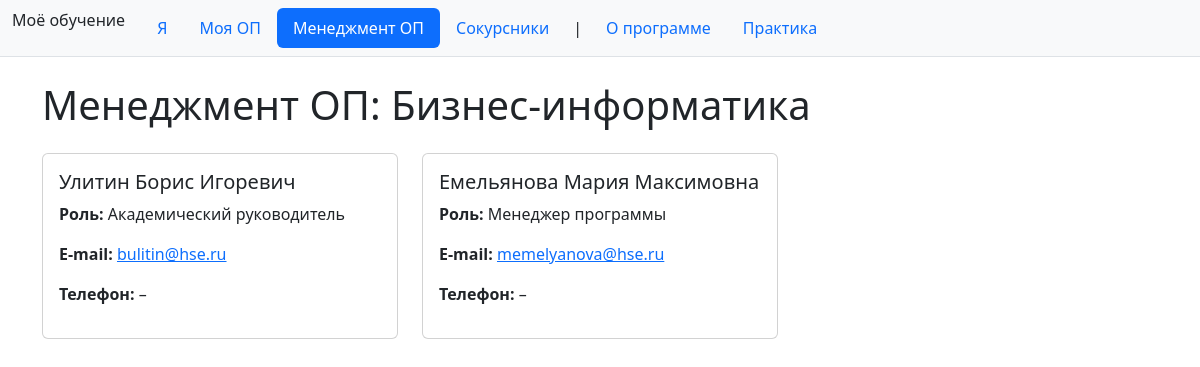
The app's page /my-education/program/staff/ with its own data.
### my_education/models.py (models this page shows, shortened)
class GenericPage(models.Model):
    page_slug = models.SlugField(
        "Уникальный слаг",
        max_length=100,
        unique=True,
        help_text="URL: /my-education/page/<page_slug>/"
    )
    page_title = models.CharField("Заголовок страницы", max_length=200)
    menu_label = models.CharField(
        "Название в навигации",
        max_length=100,
        blank=True,
        help_text="Если пусто или menu_order=0 → не показывать в меню"
    )
    menu_order = models.IntegerField(
        "Позиция в навигации",
        default=0,
        help_text=">0 → показывать; чем выше число, тем раньше в меню"
    )
    content_html = models.TextField(
        "HTML-контент страницы",
        default="<p>Здесь ваш HTML-контент</p>"
    )
    updated_at = models.DateTimeField("Последнее изменение", auto_now=True)
    class Meta:
        verbose_name = "Универсальная страница"
        verbose_name_plural = "Универсальные страницы"
        ordering = ["-menu_order", "page_title"]
    def get_absolute_url(self):
        return reverse("my_education:generic_page", kwargs={"page_slug": self.page_slug})

class Program(models.Model):
    title = models.CharField("Название ОП", max_length=300)
    link = models.URLField("Ссылка на сайт ОП", blank=True)
    description = models.TextField("Что я буду изучать", blank=True)
    skills = models.TextField("Чему научусь", blank=True)
    advantages = models.TextField("Преимущества программы", blank=True)
    prospects = models.TextField("Перспективы после обучения", blank=True)
    class Meta:
        verbose_name = "Образовательная программа"
        verbose_name_plural = "Образовательные программы"

class ProgramStaff(models.Model):
    ROLE_HEAD = "head"
    ROLE_MANAGER = "manager"
    ROLE_CHOICES = [
        (ROLE_HEAD, "Академический руководитель"),
        (ROLE_MANAGER, "Менеджер программы"),
    ]
    program = models.ForeignKey(
        Program,
        on_delete=models.CASCADE,
        verbose_name="Программа",
        related_name="staff"
    )
    full_name = models.CharField("ФИО", max_length=200)
    email = models.EmailField("E-mail")
    phone = models.CharField("Телефон", max_length=20, blank=True)
    role = models.CharField("Роль", max_length=20, choices=ROLE_CHOICES, default=ROLE_MANAGER)
    class Meta:
        verbose_name = "Сотрудник ОП"
        verbose_name_plural = "Сотрудники ОП"
        ordering = ["role", "full_name"]  # head → first, then managers

### my_education/views.py (the view)
# urls.py: path("program/staff/", views.program_staff, name="program_staff"),
def program_staff(request):
    program = Program.objects.first()
    if not program:
        return render(request, "my_education/no_program.html")
    staff = ProgramStaff.objects.filter(program=program).order_by("role", "full_name")
    return render(request, "my_education/program_staff.html", {
        "program": program,
        "staff": staff,
        "generic_nav_items": GenericPage.objects.filter(menu_order__gt=0).order_by("-menu_order"),
    })

### my_education/templates/my_education/program_staff.html (shortened to what this page needs)
{% extends "my_education/base.html" %}
{% block content %}
<h1 class="mb-4">Менеджмент ОП: {{ program.title }}</h1>
{% if staff %}
<div class="row">
    {% for s in staff %}
    <div class="col-md-4 mb-4">
        <div class="card h-100">
            <div class="card-body">
                <h5 class="card-title">{{ s.full_name }}</h5>
                <p class="card-text"><strong>Роль:</strong> {{ s.get_role_display }}</p>
                <p><strong>E-mail:</strong> <a href="mailto:{{ s.email }}">{{ s.email }}</a></p>
                <p><strong>Телефон:</strong> {{ s.phone|default:"–" }}</p>
            </div>
        </div>
    </div>
    {% endfor %}
</div>
{% else %}
<p class="text-muted">Сотрудники ОП ещё не добавлены.</p>
{% endif %}
{% endblock %}

### my_education/templates/my_education/base.html (shortened to what this page needs)
<!DOCTYPE html>
<html lang="en">
<head>
    <link href="https://cdn.jsdelivr.net/npm/bootstrap@5.3.3/dist/css/bootstrap.min.css" rel="stylesheet">
</head>
<body>
<header class="bg-light border-bottom mb-4">
    <div class="container-fluid">
        <nav class="nav nav-pills py-2 nav-flex-wrap">
            <span class="navbar-brand me-3">Моё обучение</span>
            <a class="nav-link{% if request.resolver_match.url_name == 'profile' %} active{% endif %}"
               href="{% url 'my_education:profile' %}">Я</a>
            <a class="nav-link{% if request.resolver_match.url_name == 'program' %} active{% endif %}"
               href="{% url 'my_education:program' %}">Моя ОП</a>
            <a class="nav-link{% if request.resolver_match.url_name == 'program_staff' %} active{% endif %}"
               href="{% url 'my_education:program_staff' %}">Менеджмент ОП</a>
            <a class="nav-link{% if request.resolver_match.url_name == 'mates' %} active{% endif %}"
               href="{% url 'my_education:mates' %}">Сокурсники</a>
            <span class="navbar-text mx-2">|</span>
            {% for gp in generic_nav_items %}
            <a class="nav-link{% if request.path == gp.get_absolute_url %} active{% endif %}"
               href="{{ gp.get_absolute_url }}">
                {{ gp.menu_label }}
            </a>
            {% endfor %}
        </nav>
    </div>
</header>
<div class="container my-4">
    {% block content %}{% endblock %}
</div>
</body>
</html>

### my_education/templates/my_education/base.html (style rules this page uses)
.nav-flex-wrap { flex-wrap: wrap !important; }

### records on screen
GenericPage: menu_label "О программе"
GenericPage: menu_label "Практика"
Program: title "Бизнес-информатика"
ProgramStaff: full_name "Улитин Борис Игоревич", role "Академический руководитель", email "bulitin@hse.ru", phone "–"
ProgramStaff: full_name "Емельянова Мария Максимовна", role "Менеджер программы", email "memelyanova@hse.ru", phone "–"
